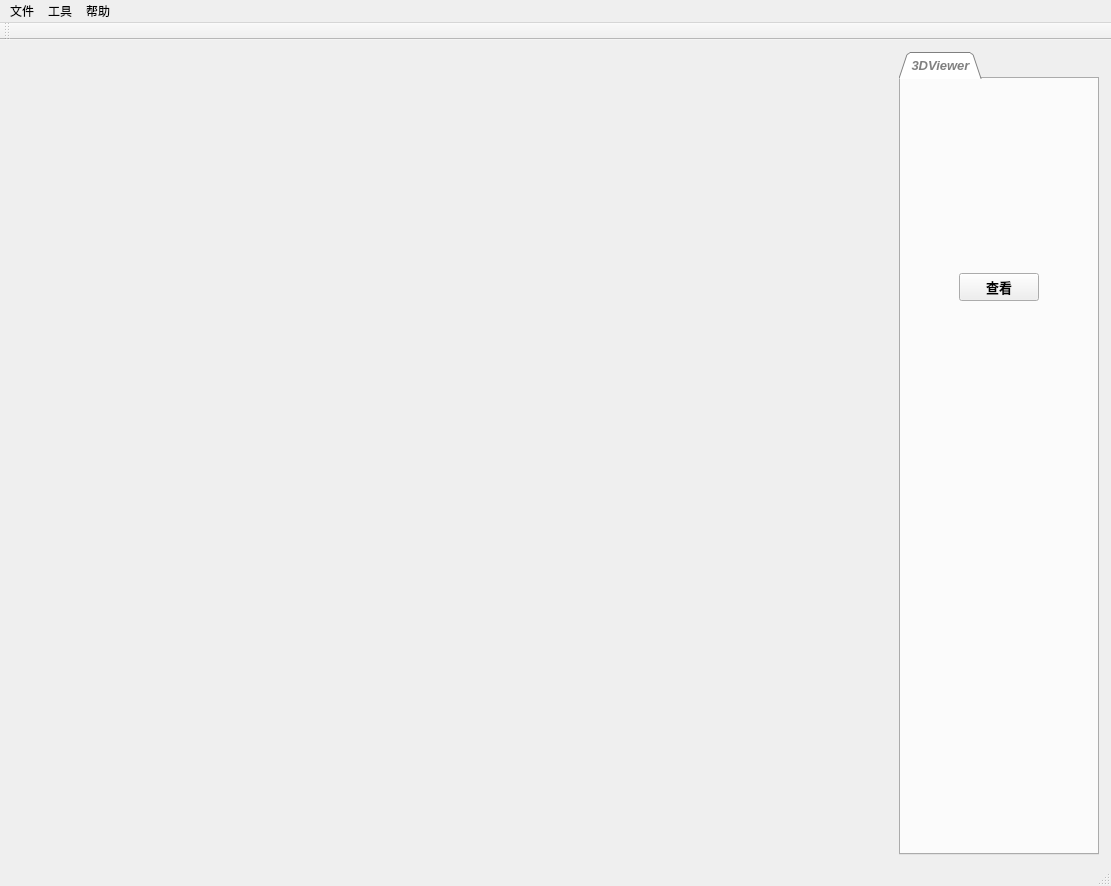
<?xml version="1.0" encoding="UTF-8"?>
<ui version="4.0">
 <class>StreamerMainWindow</class>
 <widget class="QMainWindow" name="StreamerMainWindow">
  <property name="geometry">
   <rect>
    <x>0</x>
    <y>0</y>
    <width>1111</width>
    <height>886</height>
   </rect>
  </property>
  <property name="windowTitle">
   <string>Streamer</string>
  </property>
  <property name="tabShape">
   <enum>QTabWidget::Rounded</enum>
  </property>
  <property name="dockOptions">
   <set>QMainWindow::AllowTabbedDocks|QMainWindow::AnimatedDocks</set>
  </property>
  <widget class="QWidget" name="centralwidget">
   <layout class="QGridLayout" name="gridLayout">
    <item row="0" column="0">
     <widget class="QFrame" name="frame">
      <property name="frameShape">
       <enum>QFrame::NoFrame</enum>
      </property>
      <property name="frameShadow">
       <enum>QFrame::Plain</enum>
      </property>
      <layout class="QGridLayout" name="gridLayout_3">
       <property name="leftMargin">
        <number>3</number>
       </property>
       <property name="topMargin">
        <number>3</number>
       </property>
       <property name="rightMargin">
        <number>3</number>
       </property>
       <property name="bottomMargin">
        <number>0</number>
       </property>
       <property name="spacing">
        <number>0</number>
       </property>
       <item row="0" column="1">
        <widget class="QTabWidget" name="tabWidget">
         <property name="minimumSize">
          <size>
           <width>100</width>
           <height>0</height>
          </size>
         </property>
         <property name="maximumSize">
          <size>
           <width>200</width>
           <height>16777215</height>
          </size>
         </property>
         <property name="font">
          <font>
           <pointsize>10</pointsize>
           <weight>75</weight>
           <italic>true</italic>
           <bold>true</bold>
           <strikeout>false</strikeout>
          </font>
         </property>
         <property name="autoFillBackground">
          <bool>true</bool>
         </property>
         <property name="styleSheet">
          <string notr="true">QTabBar::tab{color:gray;}
</string>
         </property>
         <property name="tabPosition">
          <enum>QTabWidget::North</enum>
         </property>
         <property name="tabShape">
          <enum>QTabWidget::Triangular</enum>
         </property>
         <property name="currentIndex">
          <number>0</number>
         </property>
         <property name="iconSize">
          <size>
           <width>10</width>
           <height>10</height>
          </size>
         </property>
         <property name="elideMode">
          <enum>Qt::ElideNone</enum>
         </property>
         <property name="usesScrollButtons">
          <bool>true</bool>
         </property>
         <property name="documentMode">
          <bool>false</bool>
         </property>
         <property name="tabsClosable">
          <bool>false</bool>
         </property>
         <property name="tabBarAutoHide">
          <bool>false</bool>
         </property>
         <widget class="QWidget" name="tab">
          <attribute name="title">
           <string>3DViewer</string>
          </attribute>
          <layout class="QGridLayout" name="gridLayout_2">
           <item row="1" column="2">
            <spacer name="horizontalSpacer">
             <property name="orientation">
              <enum>Qt::Horizontal</enum>
             </property>
             <property name="sizeType">
              <enum>QSizePolicy::Expanding</enum>
             </property>
             <property name="sizeHint" stdset="0">
              <size>
               <width>20</width>
               <height>30</height>
              </size>
             </property>
            </spacer>
           </item>
           <item row="0" column="0" colspan="3">
            <widget class="QVTKWidget" name="qvtkWidget">
             <property name="sizePolicy">
              <sizepolicy hsizetype="Preferred" vsizetype="Expanding">
               <horstretch>0</horstretch>
               <verstretch>0</verstretch>
              </sizepolicy>
             </property>
             <property name="minimumSize">
              <size>
               <width>100</width>
               <height>100</height>
              </size>
             </property>
             <property name="maximumSize">
              <size>
               <width>178</width>
               <height>178</height>
              </size>
             </property>
             <property name="font">
              <font>
               <pointsize>10</pointsize>
               <weight>75</weight>
               <italic>true</italic>
               <bold>true</bold>
               <stylestrategy>PreferAntialias</stylestrategy>
              </font>
             </property>
             <property name="cursor">
              <cursorShape>CrossCursor</cursorShape>
             </property>
            </widget>
           </item>
           <item row="1" column="1">
            <widget class="QPushButton" name="full_pc_pushButton">
             <property name="font">
              <font>
               <pointsize>10</pointsize>
               <weight>75</weight>
               <bold>true</bold>
              </font>
             </property>
             <property name="text">
              <string>查看</string>
             </property>
             <property name="iconSize">
              <size>
               <width>10</width>
               <height>10</height>
              </size>
             </property>
             <property name="autoDefault">
              <bool>false</bool>
             </property>
             <property name="default">
              <bool>false</bool>
             </property>
            </widget>
           </item>
           <item row="2" column="1">
            <spacer name="verticalSpacer">
             <property name="orientation">
              <enum>Qt::Vertical</enum>
             </property>
             <property name="sizeHint" stdset="0">
              <size>
               <width>20</width>
               <height>528</height>
              </size>
             </property>
            </spacer>
           </item>
           <item row="1" column="0">
            <spacer name="horizontalSpacer_2">
             <property name="orientation">
              <enum>Qt::Horizontal</enum>
             </property>
             <property name="sizeType">
              <enum>QSizePolicy::Expanding</enum>
             </property>
             <property name="sizeHint" stdset="0">
              <size>
               <width>20</width>
               <height>30</height>
              </size>
             </property>
            </spacer>
           </item>
          </layout>
         </widget>
        </widget>
       </item>
       <item row="0" column="0">
        <widget class="QFrame" name="frame_2">
         <property name="sizePolicy">
          <sizepolicy hsizetype="Expanding" vsizetype="Expanding">
           <horstretch>0</horstretch>
           <verstretch>0</verstretch>
          </sizepolicy>
         </property>
         <property name="frameShape">
          <enum>QFrame::NoFrame</enum>
         </property>
         <property name="frameShadow">
          <enum>QFrame::Plain</enum>
         </property>
         <property name="lineWidth">
          <number>0</number>
         </property>
         <layout class="QGridLayout" name="gridLayout_4">
          <property name="leftMargin">
           <number>0</number>
          </property>
          <property name="topMargin">
           <number>0</number>
          </property>
          <property name="rightMargin">
           <number>3</number>
          </property>
          <property name="bottomMargin">
           <number>0</number>
          </property>
          <property name="horizontalSpacing">
           <number>6</number>
          </property>
          <property name="verticalSpacing">
           <number>0</number>
          </property>
         </layout>
        </widget>
       </item>
      </layout>
     </widget>
    </item>
   </layout>
  </widget>
  <widget class="QStatusBar" name="statusbar"/>
  <widget class="QMenuBar" name="menuBar">
   <property name="geometry">
    <rect>
     <x>0</x>
     <y>0</y>
     <width>1111</width>
     <height>28</height>
    </rect>
   </property>
   <widget class="QMenu" name="file_menu">
    <property name="title">
     <string>文件</string>
    </property>
    <addaction name="new_flow_action"/>
    <addaction name="open_flow_action"/>
    <addaction name="save_flow_action"/>
    <addaction name="exit_action"/>
   </widget>
   <widget class="QMenu" name="tool_menu">
    <property name="title">
     <string>工具</string>
    </property>
    <addaction name="template_marker_action"/>
   </widget>
   <widget class="QMenu" name="help_menu">
    <property name="title">
     <string>帮助</string>
    </property>
    <addaction name="cz_action"/>
    <addaction name="about_action"/>
   </widget>
   <addaction name="file_menu"/>
   <addaction name="tool_menu"/>
   <addaction name="help_menu"/>
  </widget>
  <widget class="QToolBar" name="toolBar">
   <property name="windowTitle">
    <string>toolBar</string>
   </property>
   <attribute name="toolBarArea">
    <enum>TopToolBarArea</enum>
   </attribute>
   <attribute name="toolBarBreak">
    <bool>false</bool>
   </attribute>
  </widget>
  <action name="cz_action">
   <property name="text">
    <string>操作说明</string>
   </property>
  </action>
  <action name="about_action">
   <property name="text">
    <string>关于</string>
   </property>
  </action>
  <action name="new_flow_action">
   <property name="text">
    <string>新建</string>
   </property>
  </action>
  <action name="open_flow_action">
   <property name="text">
    <string>打开</string>
   </property>
  </action>
  <action name="save_flow_action">
   <property name="text">
    <string>保存</string>
   </property>
  </action>
  <action name="exit_action">
   <property name="text">
    <string>退出</string>
   </property>
  </action>
  <action name="template_marker_action">
   <property name="text">
    <string>模板拾取器</string>
   </property>
  </action>
 </widget>
 <customwidgets>
  <customwidget>
   <class>QVTKWidget</class>
   <extends>QWidget</extends>
   <header>QVTKWidget.h</header>
  </customwidget>
 </customwidgets>
 <resources/>
 <connections/>
</ui>
